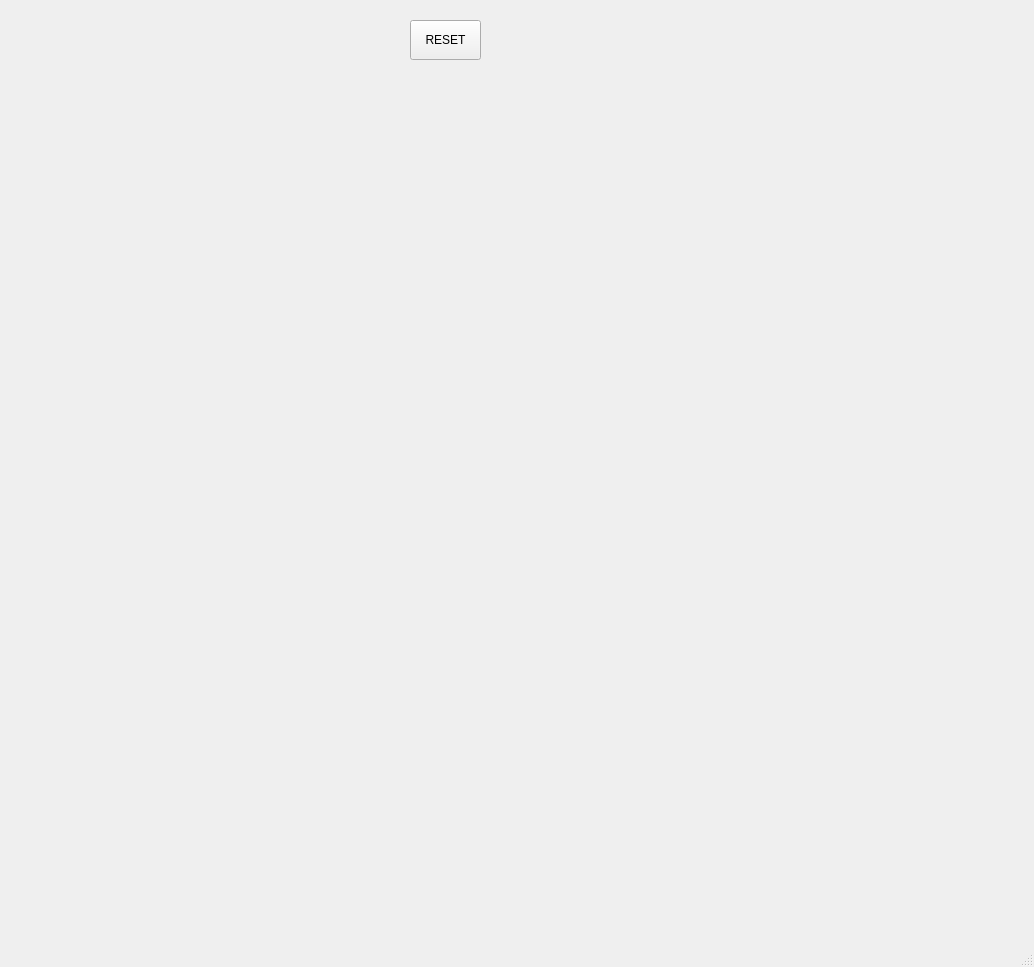
<?xml version="1.0" encoding="UTF-8"?>
<ui version="4.0">
 <class>MainWindow</class>
 <widget class="QMainWindow" name="MainWindow">
  <property name="geometry">
   <rect>
    <x>0</x>
    <y>0</y>
    <width>1034</width>
    <height>967</height>
   </rect>
  </property>
  <property name="windowTitle">
   <string>MainWindow</string>
  </property>
  <widget class="QWidget" name="centralwidget">
   <widget class="QPushButton" name="pb">
    <property name="geometry">
     <rect>
      <x>410</x>
      <y>20</y>
      <width>71</width>
      <height>40</height>
     </rect>
    </property>
    <property name="text">
     <string>RESET</string>
    </property>
    <property name="iconSize">
     <size>
      <width>40</width>
      <height>40</height>
     </size>
    </property>
   </widget>
  </widget>
  <widget class="QMenuBar" name="menubar">
   <property name="geometry">
    <rect>
     <x>0</x>
     <y>0</y>
     <width>1034</width>
     <height>21</height>
    </rect>
   </property>
  </widget>
  <widget class="QStatusBar" name="statusbar"/>
 </widget>
 <resources/>
 <connections/>
</ui>
